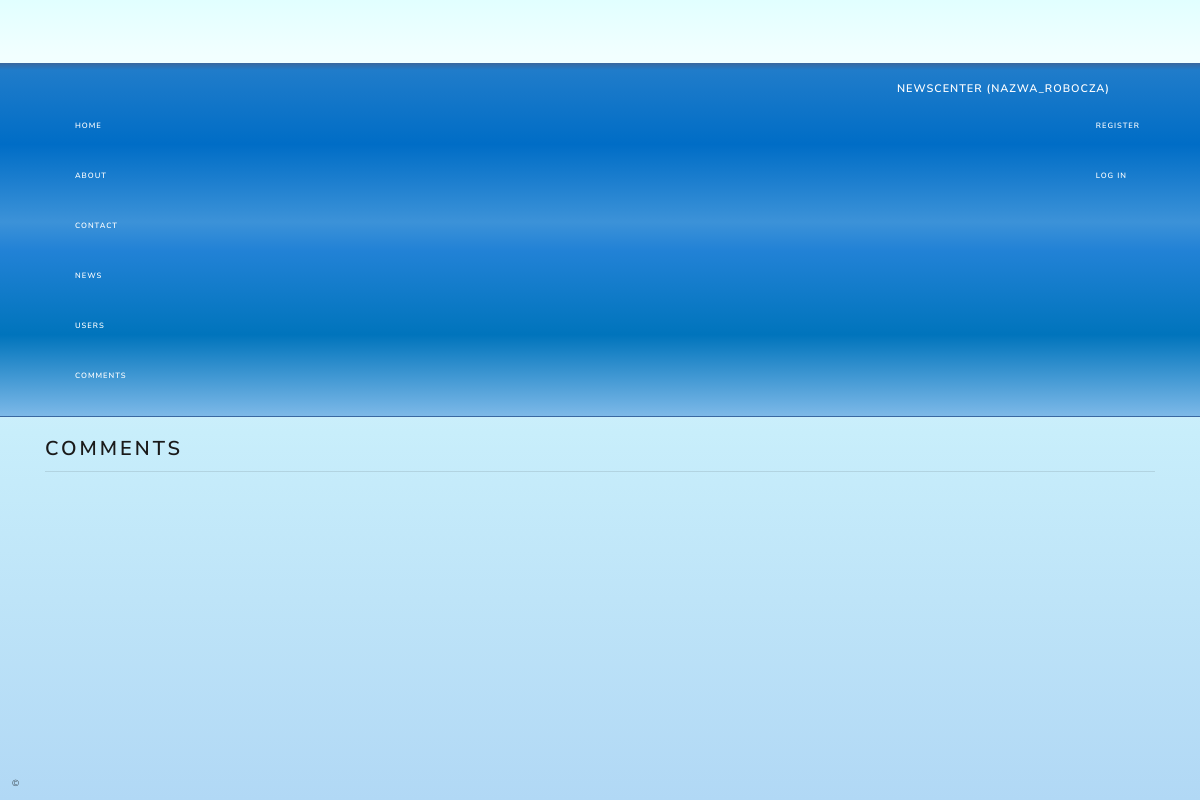
/comments, run on an earlier commit of the app's database.
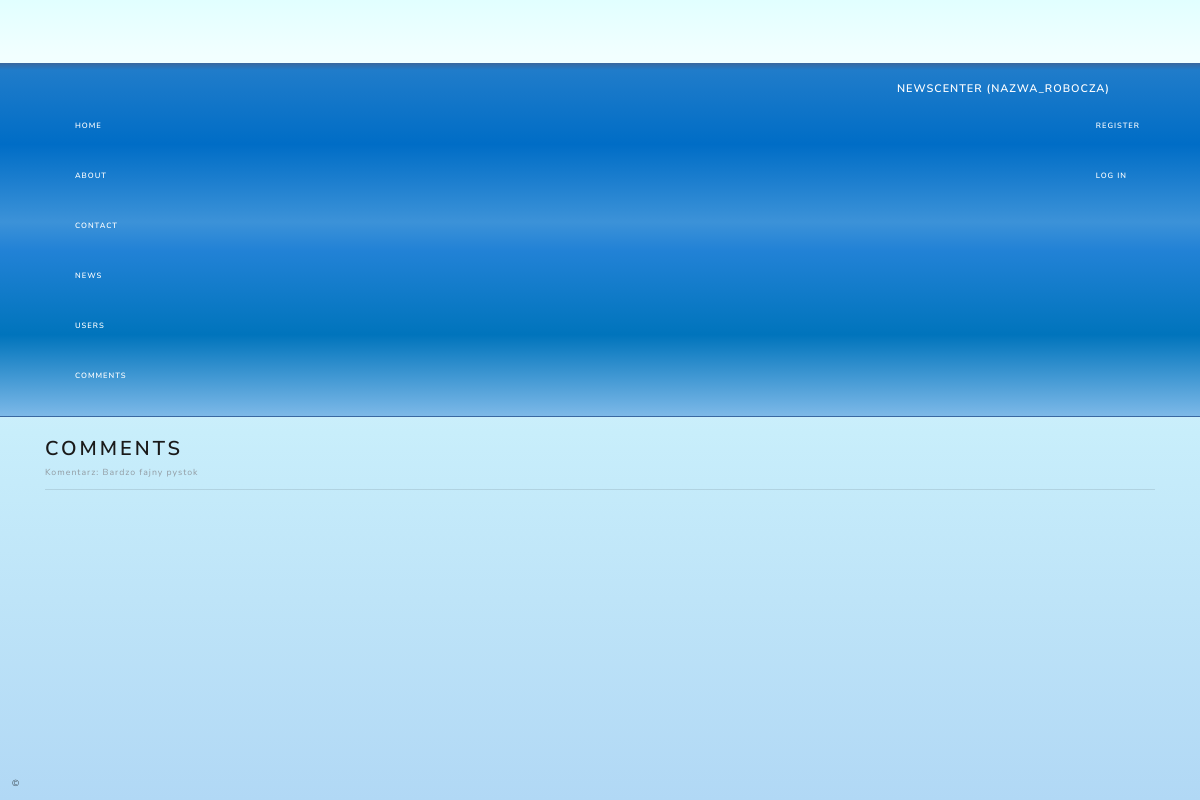
And on a later commit of the database.
### app/models.py (models this page shows, shortened)
class Comment(models.Model):
	id_user = models.ForeignKey(User, on_delete=models.PROTECT)
	comment = models.CharField(max_length=128)

### app/views.py (the view)
# urls.py: url(r'^comments', app.views.show_comments, name='comments'),
def show_comments(request):
    comments = Comment.objects.all()
    return render(request, 'app/comments.html', {'comments': comments})

### app/templates/app/comments.html
﻿{% extends "app/layout.html" %}
{% block content %}
<h1>Comments</h1>
    {% for comment in comments  %}
        <b>Komentarz: {{ comment.comment }} </b><br />
    {% endfor %}
{% endblock %}

What changed in the data, as far as the page shows it:
added Comment: comment "Bardzo fajny pystok"
